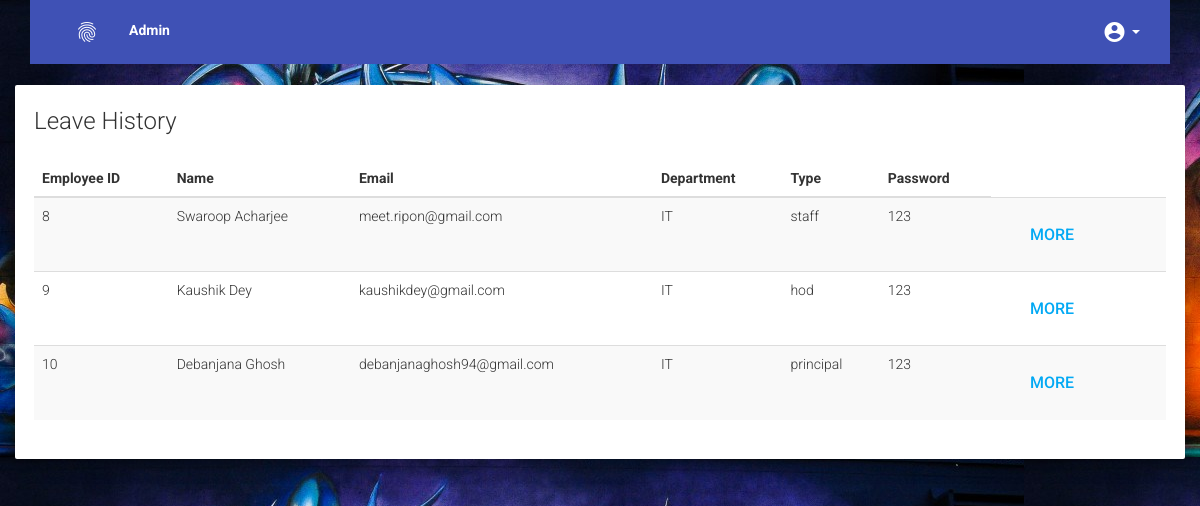
The page /admin_record.php (signed in) on the database its author committed.
### tables this page shows
CREATE TABLE `emp_table` (
  `emp_id` int(11) NOT NULL,
  `name` varchar(40) NOT NULL,
  `email` varchar(40) NOT NULL,
  `dept` varchar(10) NOT NULL,
  `type` varchar(10) NOT NULL,
  `password` varchar(50) NOT NULL
);

### admin_record.php (the view, shortened to what this page needs)
<?php
try
{
	$db = new PDO("mysql:dbname=leave_management;host=localhost", "root", "" );
}
catch(PDOException $e)
{
    alert($e->getMessage()) ;
}
?>
<!DOCTYPE html>
<html>
<head>
  <link href="http://maxcdn.bootstrapcdn.com/bootstrap/3.3.6/css/bootstrap.min.css" rel="stylesheet">
  <link href="dist/css/bootstrap-material-design.css" rel="stylesheet">
  <link href="dist/css/ripples.min.css" rel="stylesheet">
  <link href="http://fezvrasta.github.io/snackbarjs/dist/snackbar.min.css" rel="stylesheet">
  </head>
<body background="abc_3.jpg">
<div class="container">
 <div class="navbar navbar-inverse">
            <div class="container-fluid">
              <div class="navbar-collapse collapse navbar-responsive-collapse">
                <ul class="nav navbar-nav">
                  <li><a href="javascript:void(0)"><i class="material-icons">fingerprint</i>
				  <b></b></a></li>
				  <li><a href="http://localhost/Pluto/admin_record.php"><b>Admin</b></a></li>
                </ul>
                <ul class="nav navbar-nav navbar-right">
                  <li class="dropdown">
                    <a href="bootstrap-elements.html" data-target="#" class="dropdown-toggle" data-toggle="dropdown"><i class="material-icons md-48"><i class="material-icons">account_circle</i></i>
                      <b class="caret"></b></a>
                  </li>
                </ul>
              </div>
            </div>
          </div>
  <div class="bs-docs-section">
    <div class="row">
      <div class="col-md-12">
      </div>
    </div>
    <div class="row">
      <div >
        <div class="well bs-component">
            <fieldset>
            <legend>Leave History</legend>
			<table class="table table-striped table-hover ">
			<thead>
			<tr>
			<th>Employee ID</th>
			<th>Name</th>
			<th>Email</th>
			<th>Department</th>
			<th>Type</th>
			<th>Password</th>
			</tr>
			</thead>
			<tbody>
			<?php $sql="select * from emp_table";
				$key=0;
				foreach($db->query($sql) as $row){
				$key++;?>
			<tr>
			<td><?php echo $row['emp_id'];?></td>
			<td><?php echo $row['name'];?></td>
			<td><?php echo $row['email'];?></td>
			<td><?php echo $row['dept'];?></td>
			<td><?php echo $row['type'];?></td>
			<td><?php echo $row['password'];?></td>
			<td><button type="button" class="btn btn-info btn-lg" data-toggle="modal" <?php echo "data-target=\"#myModal".$key."\""; ?>> More</button></td>
  </div>
</div>
				<?php }?>
</body>
</html>

### rows shown on the page
emp_table: emp_id "8", name "Swaroop Acharjee", email "meet.ripon@gmail.com", dept "IT", type "staff", password "123"
emp_table: emp_id "9", name "Kaushik Dey", email "kaushikdey@gmail.com", dept "IT", type "hod", password "123"
emp_table: emp_id "10", name "Debanjana Ghosh", email "debanjanaghosh94@gmail.com", dept "IT", type "principal", password "123"
